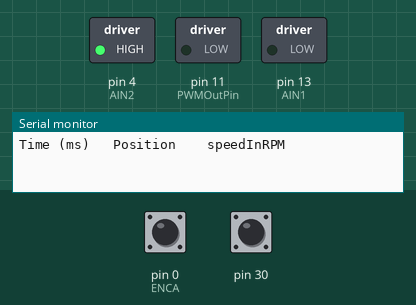
Simulated run of this program. Board: Arduino Leonardo, built with avr-gcc and run on an emulated ATmega32U4. Shown: switched loads named in the program (green lamp = pin HIGH), the last lines printed to the serial monitor. The inputs (shaded band) are chosen by the test bench; at power-on: pin 30 HIGH, pin 0 (ENCA) HIGH.

Above: at 7.2 s.
7.3 s: pin 30 pulled LOW for 0.15 s
At 7.37 s:
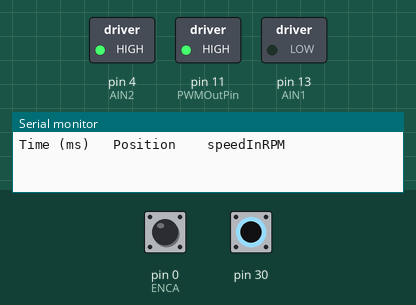
8.9 s: pin 30 pulled LOW for 3.2 s
At 12.6 s:
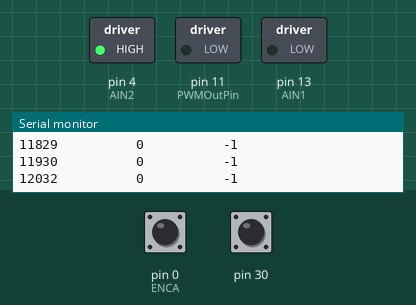
Timing chart, 0 to 14.1 s (numbered marks = the images above; inputs shaded):
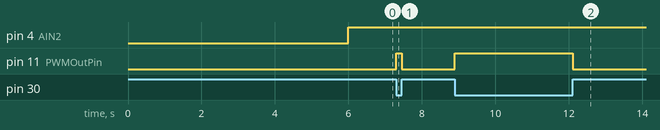

Measured:
- after the input at 7.3 s, pin 11 (PWMOutPin): LOW → HIGH at once, → LOW 0.15 s later
- after the input at 8.9 s, pin 11 (PWMOutPin): LOW → HIGH at once, → LOW 3.2 s later

The program:

main.cpp
```cpp
#include <Arduino.h>
#include <Romi32U4.h>
#include "BlueMotor.h"


BlueMotor motor;
Romi32U4ButtonB buttonB;
long timeToPrint = 0;
long now = 0;
long newPosition = 0;
long oldPosition = 0;
long sampleTime = 100;
int speedInRPM = 0;
int CPR = 270;
int motorEffort = 400;

void setup()
{
  Serial.begin(9600);
  motor.setup();
  motor.reset();
  delay(3000);
  Serial.print("Time (ms)");
  Serial.print("   ");
  Serial.print("Position");
  Serial.print("    ");
  Serial.println("speedInRPM");
  delay(3000);
}


void loop()
{
  timeToPrint = millis() + sampleTime;
  oldPosition = motor.getPosition();
  while (buttonB.isPressed())
  {
    // The button is currently pressed.
    motor.setEffort(motorEffort);
    if ((now = millis()) > timeToPrint)
    {
      timeToPrint = now + sampleTime;
      newPosition = motor.getPosition();
      speedInRPM = ((newPosition-oldPosition)/CPR) / (timeToPrint/60000) ;
      Serial.print(now);
      Serial.print("          ");
      Serial.print(newPosition);
      Serial.print("          ");
      Serial.println(speedInRPM);
      oldPosition = newPosition;

    }

  }

  motor.setEffort(0);
}
```

BlueMotor.cpp
```cpp
#include <Arduino.h>
#include <BlueMotor.h>
#include <Romi32U4.h>

long oldValue = 0;
long newValue;
long count = 0;
unsigned time = 0;

BlueMotor::BlueMotor()
{
}

void BlueMotor::setup()
{
    pinMode(PWMOutPin, OUTPUT);
    pinMode(AIN2, OUTPUT);
    pinMode(AIN1, OUTPUT);
    pinMode(ENCA, INPUT);
    pinMode(ENCB, INPUT);
    TCCR1A = 0xA8; //0b10101000; //gcl: added OCR1C for adding a third PWM on pin 11
    TCCR1B = 0x11; //0b00010001;
    ICR1 = 400;
    OCR1C = 0;

    attachInterrupt(digitalPinToInterrupt(ENCA), isr, CHANGE);
    reset();
}

long BlueMotor::getPosition()
{
    long tempCount = 0;
    noInterrupts();
    tempCount = count;
    interrupts();
    return tempCount;
}

void BlueMotor::reset()
{
    noInterrupts();
    count = 0;
    interrupts();
}


void BlueMotor::isr()
{
    count++;
}

void BlueMotor::setEffort(int effort)
{
    if (effort < 0)
    {
        setEffort(-effort, true);
    }
    else
    {
        setEffort(effort, false);
    }
}

void BlueMotor::setEffort(int effort, bool clockwise)
{
    if (clockwise)
    {
        digitalWrite(AIN1, HIGH);
        digitalWrite(AIN2, LOW);
    }
    else
    {
        digitalWrite(AIN1, LOW);
        digitalWrite(AIN2, HIGH);
    }
    OCR1C = constrain(effort, 0, 400);
}

void BlueMotor::moveTo(long target)
{
    while(getPosition() != target){
        float error = target - getPosition();
        float effortAmount = Kp * error;
        setEffort(effortAmount);
    }
    setEffort(0);
}
```

BlueMotor.h
```cpp
#pragma once

class BlueMotor
{
public:
    BlueMotor();
    void setEffort(int effort);
    void moveTo(long position);
    long getPosition();
    void reset();
    void setup();

private:
    void setEffort(int effort, bool clockwise);
    static void isr();
    const int tolerance = 3;
    const int PWMOutPin = 11;
    const int AIN2 = 4;
    const int AIN1 = 13;
    const int ENCA = 0;
    const int ENCB = 1;
    float Kp = 2;
};
```
